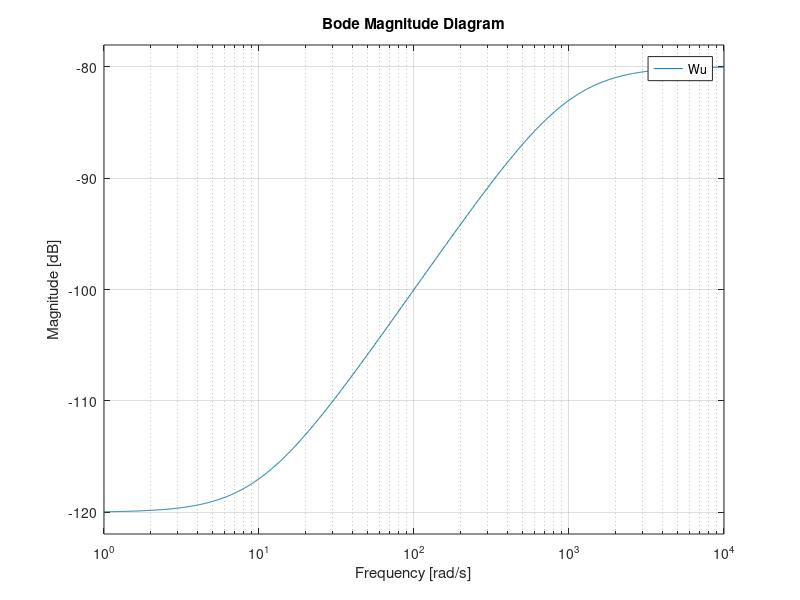

This chart was generated by the following MATLAB code: (Note: this script raises an error after producing the figure.)
G0 = tf(1,[1 -1]); %input G
num1 = [10^-7 10^-6]; %input numerator Wu
den1 = [10^-3 1];  %input denumerator Wu
Wu = tf(num1,den1); %transfer fungsi num dan den Wu
figure(1);bodemag(Wu) %memanggil gambar 1 menggunakan fungsi bodemag Wu 

%Mewakili ketidakpastian model yang bergantung pada frekuensi dengan
%bobot Wu dan ketidakpastian dinamis LTI yang tidak pasti InputUnc,
%blok desain kontrol ultidyn
InputUnc = ultidyn('InputUnc',[1 1]);
G = G0*(1+InputUnc*Wu); %input G
num2 = [0.95 1900 3800]; %input numerator untuk Wp
den2 = [1 1900 10]; %input denumerator untuk Wp
Wp = tf(num2,den2); %transfer fungsi num dan den Wp
figure(2);bodemag(Wp) %menampilkan gambar 2 menggunakan fungsi bodemag Wp

G.InputName = 'u'; % memberi nama untuk inputan G
G.OutputName = 'y1'; % memberi nama untuk outputan G
Wp.InputName = 'y'; % memberi nama untuk inputan Wp
Wp.OutputName = 'e'; % memberi nama untuk outputan Wp

%mendefinisikan blok jumlah, dan menggunakan koneksi.
SumD = sumblk('y = y1 + d');

inputs = {'d','u'};
outputs = {'e','y'};
P = connect(G,Wp,SumD,inputs,outputs);

%menggunakan dksyn untuk merancang pengontrol K untuk sistem yang tidak pasti ini.
nmeas = 1;
ncont = 1;
[K,CLperf,dkinfo] = dksyn(P,nmeas,ncont)
CLperf.NominalValue
pole(CLperf)